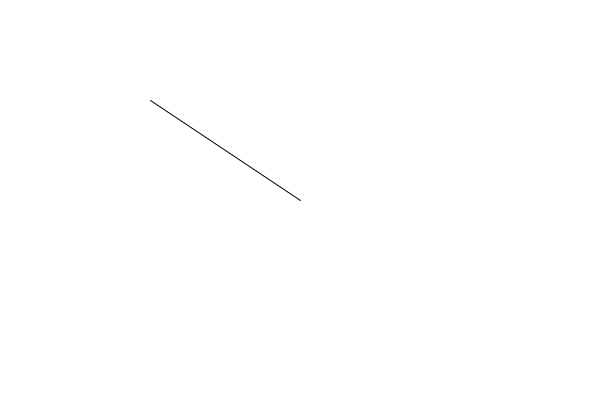
Frame 1 (no input)
Frame 60 (the mouse pressed at the canvas centre just before this capture): identical to frame 1, image omitted
Frame 120 (the mouse held since frame 60 and released just before this capture): blank canvas, image omitted

The Processing sketch that drew this single still picture (run headless with seeded random() and noise(); from frame 60 on, the mouse is pressed at the canvas centre):

// Processing sketch: vector_mult
// ── vector_mult.pde
PVector mouse;
PVector center;


void setup() {
  size(600, 400);
}

void draw() {
  background(255);
  mouse = new PVector(mouseX, mouseY);
  center = new PVector(width/2, height/2);
  
  mouse.sub(center);
  
  mouse.mult(0.5);
  
  translate(width/2, height/2);
  line(0, 0, mouse.x, mouse.y);
}
